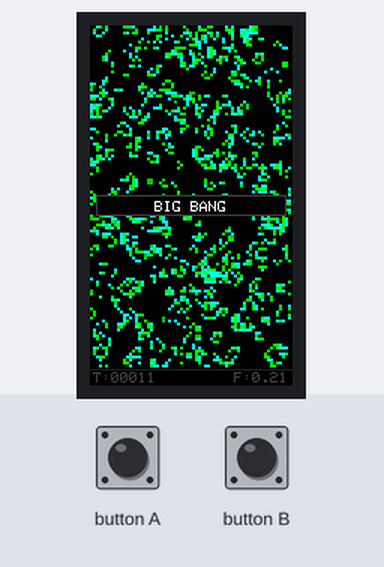
Bench run of a program on a simulated ESP32. On the bench: 135×240 colour display. Inputs (shaded band) come from the test bench. Random numbers use the default seed unless the program sets one.

Above: at 5.0 s.
5.1 s: button A pressed for 0.15 s
At 5.29 s:
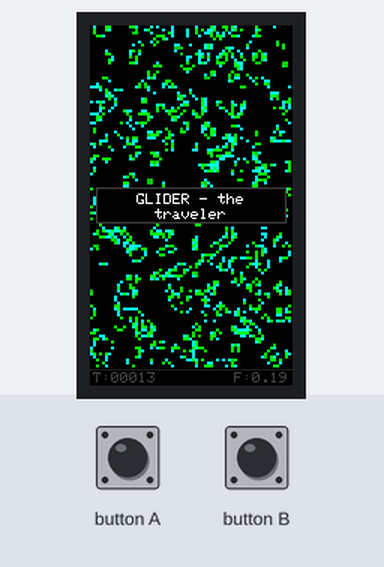
6.9 s: button B pressed for 0.15 s
At 7.06 s:
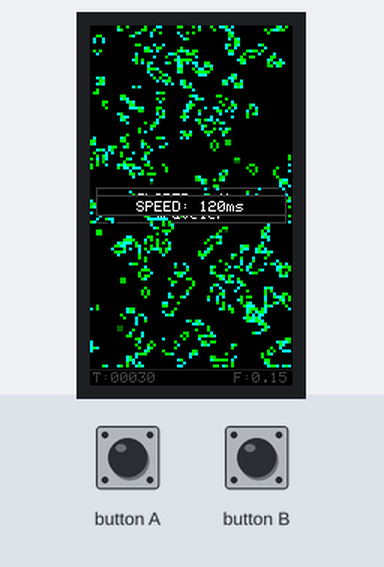
8.9 s: button A pressed for 1 s
At 9.13 s:
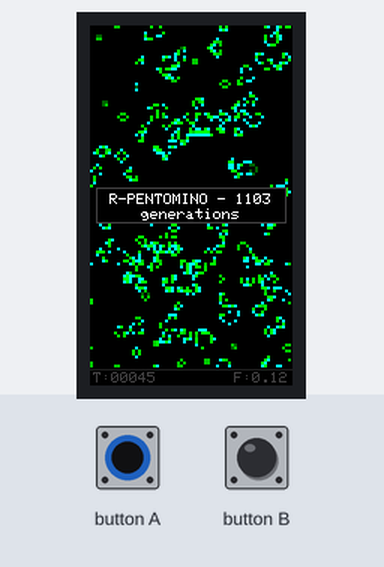
11.4 s: button A pressed for 0.15 s
At 11.63 s:
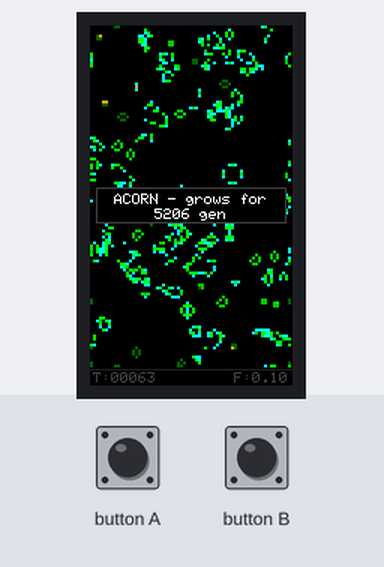
13.4 s: button A pressed for 3.2 s
At 13.58 s:
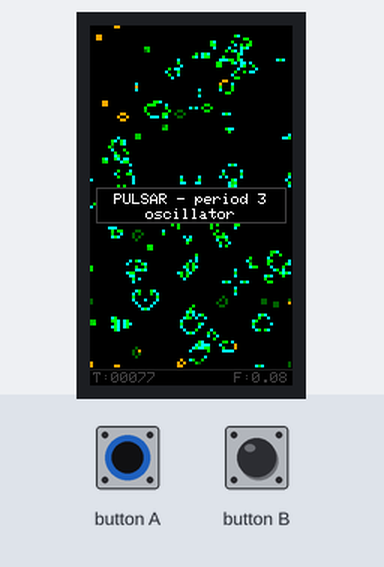
18.1 s: button B pressed for 1 s
At 18.3 s:
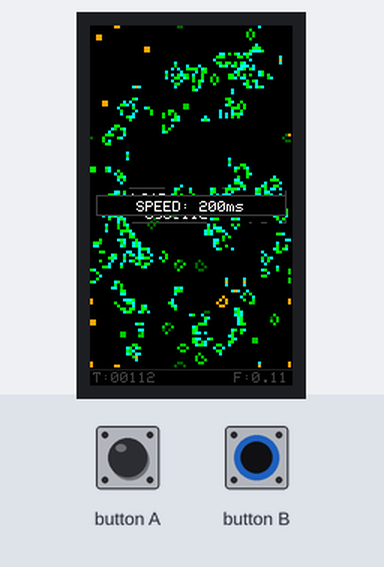

The program:

main.cpp
```cpp
#include <Arduino.h>
#include <M5StickCPlus2.h>

// ── Display (portrait) ────────────────────────────────────────
#define W 135   // rotation 0 → 135 wide
#define H 240   //              240 tall

// ── Grid ──────────────────────────────────────────────────────
#define CELL 2
#define COLS 67    // 67*2 = 134 px wide
#define ROWS 114   // 114*2 = 228 px; grid y 0..227
                   // separator y 229; HUD y 230..239

static uint8_t grid[ROWS][COLS];
static uint8_t next[ROWS][COLS];
static uint8_t age[ROWS][COLS];

// ── State ─────────────────────────────────────────────────────
static uint32_t turingCycle = 0;
static uint8_t  extCount     = 0;   // consecutive gens with < 8 cells
static int      patternIndex = 0;   // BtnA pattern cycle 0..3

static const uint16_t SPEEDS[] = {80, 120, 200};
static uint8_t  speedIdx     = 0;
static uint16_t currentSpeed = 80;

// ── Toast overlay ─────────────────────────────────────────────
static char     toastText[32] = "";
static uint32_t toastUntil    = 0;

// ── Patterns (no PROGMEM) ─────────────────────────────────────
static const int8_t GLIDER[5][2]      = {{0,1},{1,2},{2,0},{2,1},{2,2}};
static const int8_t R_PENTOMINO[5][2] = {{0,1},{0,2},{1,0},{1,1},{2,1}};
static const int8_t ACORN[7][2]       = {{0,1},{1,3},{2,0},{2,1},{2,4},{2,5},{2,6}};
// Classic period-3 pulsar, 48 cells, centered offsets (-6..+6)
static const int8_t PULSAR[48][2] = {
    {-6,-4},{-6,-3},{-6,-2},{-6,2},{-6,3},{-6,4},
    {-4,-6},{-4,-1},{-4,1},{-4,6},
    {-3,-6},{-3,-1},{-3,1},{-3,6},
    {-2,-6},{-2,-1},{-2,1},{-2,6},
    {-1,-4},{-1,-3},{-1,-2},{-1,2},{-1,3},{-1,4},
    {1,-4},{1,-3},{1,-2},{1,2},{1,3},{1,4},
    {2,-6},{2,-1},{2,1},{2,6},
    {3,-6},{3,-1},{3,1},{3,6},
    {4,-6},{4,-1},{4,1},{4,6},
    {6,-4},{6,-3},{6,-2},{6,2},{6,3},{6,4},
};

// ── Color ─────────────────────────────────────────────────────
inline uint16_t ageToColor(uint8_t a) {
    if (a == 0)  return 0x07FF;   // cyan
    if (a <= 4)  return 0x07E0;   // bright green
    if (a <= 15) return 0x0640;   // mid green
    if (a <= 34) return 0x0300;   // dark green
    return             0xFD40;   // amber (a >= 35)
}

// ── Toast ─────────────────────────────────────────────────────
void showToast(const char* text, uint32_t durationMs) {
    strncpy(toastText, text, 31);
    toastText[31] = '\0';
    toastUntil = millis() + durationMs;
}

// Portrait toast: narrow (135 px) so long strings wrap to two lines,
// split at the last space that fits. Self-contained write block;
// grid pixels behind it recover on the next drawDiff() pass.
void drawToast() {
    if (millis() >= toastUntil) return;
    auto& D = StickCP2.Display;

    const int boxX = 4, boxW = 127;   // inner width ~123 px → ~20 chars/line
    const int maxChars = 20;
    const int len = (int)strlen(toastText);

    char l1[24] = "", l2[24] = "";
    if (len <= maxChars) {
        strncpy(l1, toastText, 23); l1[23] = '\0';
    } else {
        int sp = -1;
        for (int i = 0; i < len && i <= maxChars; i++)
            if (toastText[i] == ' ') sp = i;
        if (sp < 0) sp = maxChars;          // no space → hard split
        int n1 = (sp > 23) ? 23 : sp;
        strncpy(l1, toastText, n1); l1[n1] = '\0';
        int start = (toastText[sp] == ' ') ? sp + 1 : sp;
        strncpy(l2, toastText + start, 23); l2[23] = '\0';
    }

    const bool twoLines = (l2[0] != '\0');
    const int  boxH = twoLines ? 24 : 14;
    const int  boxY = H/2 - boxH/2;

    D.startWrite();
    D.fillRect(boxX, boxY, boxW, boxH, TFT_BLACK);
    D.drawRect(boxX, boxY, boxW, boxH, 0x4208);
    D.setTextSize(1);
    D.setTextColor(TFT_WHITE, TFT_BLACK);
    if (twoLines) {
        D.setCursor(boxX + (boxW - (int)strlen(l1)*6)/2, boxY + 4);  D.print(l1);
        D.setCursor(boxX + (boxW - (int)strlen(l2)*6)/2, boxY + 14); D.print(l2);
    } else {
        D.setCursor(boxX + (boxW - (int)strlen(l1)*6)/2, boxY + 4);  D.print(l1);
    }
    D.endWrite();
}

// ── Core functions ────────────────────────────────────────────
int measureMass() {
    int n = 0;
    for (int r = 0; r < ROWS; r++)
        for (int c = 0; c < COLS; c++)
            n += grid[r][c];
    return n;
}

void bigBang() {
    randomSeed(esp_random());
    for (int r = 0; r < ROWS; r++)
        for (int c = 0; c < COLS; c++) {
            grid[r][c] = (random(100) < 32) ? 1 : 0;
            age[r][c]  = 0;
        }
    turingCycle = 0;
    extCount    = 0;
}

void drawFull() {
    StickCP2.Display.startWrite();
    StickCP2.Display.fillRect(0, 0, COLS*CELL, ROWS*CELL, TFT_BLACK);
    for (int r = 0; r < ROWS; r++)
        for (int c = 0; c < COLS; c++)
            if (grid[r][c])
                StickCP2.Display.fillRect(
                    c*CELL, r*CELL, CELL, CELL, ageToColor(age[r][c]));
    StickCP2.Display.endWrite();
}

void cosmicReset() {
    bigBang();
    drawFull();
}

void advanceTuringMachine() {
    for (int r = 0; r < ROWS; r++) {
        for (int c = 0; c < COLS; c++) {
            int n = 0;
            for (int dr = -1; dr <= 1; dr++)
                for (int dc = -1; dc <= 1; dc++) {
                    if (dr == 0 && dc == 0) continue;
                    n += grid[(r+dr+ROWS)%ROWS][(c+dc+COLS)%COLS];
                }
            next[r][c] = grid[r][c]
                ? (n == 2 || n == 3 ? 1 : 0)
                : (n == 3           ? 1 : 0);
            // age updated here so drawDiff can compare old vs new bracket
            if (next[r][c] && grid[r][c])
                age[r][c] = (age[r][c] < 255) ? age[r][c] + 1 : 255;
            else
                age[r][c] = 0;
        }
    }
}

// Called AFTER advanceTuringMachine(), BEFORE memcpy().
// age[] is already updated; for survivors old age = age[r][c]-1.
void drawDiff() {
    StickCP2.Display.startWrite();
    for (int r = 0; r < ROWS; r++) {
        for (int c = 0; c < COLS; c++) {
            const bool alive    = next[r][c];
            const bool wasAlive = grid[r][c];
            if (alive != wasAlive) {
                StickCP2.Display.fillRect(c*CELL, r*CELL, CELL, CELL,
                    alive ? ageToColor(age[r][c]) : TFT_BLACK);
            } else if (alive && age[r][c] > 0) {
                if (ageToColor(age[r][c] - 1) != ageToColor(age[r][c]))
                    StickCP2.Display.fillRect(c*CELL, r*CELL, CELL, CELL,
                        ageToColor(age[r][c]));
            }
        }
    }
    StickCP2.Display.endWrite();
}

// HUD strip — clean, two values. D.printf crashes on nano-newlib;
// use snprintf+print everywhere.
void drawHUD() {
    auto& D = StickCP2.Display;
    D.startWrite();
    D.drawFastHLine(0, 229, W, 0x2104);       // dark separator above HUD
    D.fillRect(0, 230, W, 10, TFT_BLACK);     // clear strip (y 230..239)
    D.setTextSize(1);
    D.setTextColor(0x4208, TFT_BLACK);

    // LEFT: generation counter
    char buf[16];
    snprintf(buf, sizeof(buf), "T:%05lu", (unsigned long)turingCycle);
    D.setCursor(2, 231);
    D.print(buf);

    // RIGHT: density F:X.XX (integer arithmetic, no float printf)
    const int total = ROWS * COLS;
    const int pct   = (measureMass() * 100) / total;
    buf[0]='F'; buf[1]=':';
    buf[2]='0' + pct / 100;
    buf[3]='.';
    buf[4]='0' + (pct % 100) / 10;
    buf[5]='0' + pct % 10;
    buf[6]='\0';
    D.setCursor(W - 36 - 3, 231);   // right-aligned 6-char field
    D.print(buf);

    D.endWrite();
}

// ── Pattern injection ─────────────────────────────────────────
void injectPattern(int idx) {
    const int cr = ROWS / 2, cc = COLS / 2;
    const int8_t (*pat)[2];
    int len;
    const char* msg;
    switch (idx) {
        case 0:  pat = GLIDER;      len = 5;  msg = "GLIDER - the traveler";         break;
        case 1:  pat = R_PENTOMINO; len = 5;  msg = "R-PENTOMINO - 1103 generations";break;
        case 2:  pat = ACORN;       len = 7;  msg = "ACORN - grows for 5206 gen";    break;
        default: pat = PULSAR;      len = 48; msg = "PULSAR - period 3 oscillator";  break;
    }
    for (int i = 0; i < len; i++) {
        int r = (cr + pat[i][0] + ROWS) % ROWS;
        int c = (cc + pat[i][1] + COLS) % COLS;
        grid[r][c] = 1;
    }
    drawFull();
    showToast(msg, 1800);
}

// ── Milestones ────────────────────────────────────────────────
void checkMilestone() {
    char buf[32];
    if      (turingCycle == 500)  showToast("500 generations survived", 1500);
    else if (turingCycle == 1000) showToast("a thousand cycles of life", 1500);
    else if (turingCycle == 2000) showToast("Conway would be proud", 1500);
    else if (turingCycle == 5000) showToast("still running. remarkable.", 1500);
    else if (turingCycle > 5000 && turingCycle % 5000 == 0) {
        snprintf(buf, sizeof(buf), "cycle %lu - entropy resists",
                 (unsigned long)turingCycle);
        showToast(buf, 1500);
    }
}

// ── Buttons ───────────────────────────────────────────────────
void handleButtons() {
    if (StickCP2.BtnA.wasReleasedAfterHold()) {
        showToast("COSMIC RESET", 1500);   // shown before reset executes
        cosmicReset();
    } else if (StickCP2.BtnA.wasPressed()) {
        injectPattern(patternIndex);
        patternIndex = (patternIndex + 1) % 4;
    }

    if (StickCP2.BtnB.wasPressed()) {
        speedIdx     = (speedIdx + 1) % 3;
        currentSpeed = SPEEDS[speedIdx];
        char buf[16];
        snprintf(buf, sizeof(buf), "SPEED: %ums", (unsigned)currentSpeed);
        showToast(buf, 1000);
    }
}

// ── Splash screen (portrait) ──────────────────────────────────
void showSplash() {
    auto& D = StickCP2.Display;
    D.fillScreen(TFT_BLACK);
    D.startWrite();

    D.setTextSize(1); D.setTextColor(0x4208, TFT_BLACK);
    D.setCursor((W - 21*6)/2, 40); D.print("Conway's Game of Life");

    // Title stacked (TextSize 2 won't fit on one portrait line)
    D.setTextSize(2); D.setTextColor(TFT_WHITE, TFT_BLACK);
    D.setCursor((W - 8*12)/2, 70); D.print("AUTOMATA");
    D.setCursor((W - 5*12)/2, 90); D.print("VITAE");

    D.drawFastHLine(10, 120, W - 20, 0x4208);

    // Quote, wrapped for narrow width
    D.setTextSize(1); D.setTextColor(0xAD55, TFT_BLACK);
    D.setCursor((W - 17*6)/2, 135); D.print("\"Any sufficiently");
    D.setCursor((W - 14*6)/2, 147); D.print("complex system");
    D.setCursor((W - 15*6)/2, 159); D.print("becomes alive.\"");

    D.setTextColor(0x4208, TFT_BLACK);
    D.setCursor((W - 19*6)/2, 210); D.print("- J.H. Conway, 1970");

    D.endWrite();
    delay(2500);
}

// ── Boot countdown ────────────────────────────────────────────
void showBootSequence() {
    auto& D = StickCP2.Display;
    D.setTextSize(1);
    D.setTextColor(TFT_WHITE, TFT_BLACK);

    D.startWrite();
    D.fillScreen(TFT_BLACK);
    D.setCursor((W - 15*6)/2, H/2 - 4);   // "initializing..." = 15 chars
    D.print("initializing...");
    D.endWrite();
    delay(500);

    D.startWrite();
    D.fillScreen(TFT_BLACK);
    D.setCursor((W - 19*6)/2, H/2 - 4);   // "let there be light." = 19 chars
    D.print("let there be light.");
    D.endWrite();
    delay(500);

    D.startWrite();
    D.fillScreen(TFT_BLACK);
    D.endWrite();
}

// ── Setup ─────────────────────────────────────────────────────
void setup() {
    StickCP2.begin(M5.config());
    StickCP2.Display.setRotation(0);   // portrait
    StickCP2.Display.setBrightness(180);

    showSplash();
    showBootSequence();

    bigBang();
    drawFull();
    drawHUD();
    showToast("BIG BANG", 1500);
}

// ── Loop ──────────────────────────────────────────────────────
void loop() {
    StickCP2.update();
    handleButtons();
    advanceTuringMachine();
    drawDiff();
    memcpy(grid, next, sizeof(grid));
    turingCycle++;

    checkMilestone();

    // Auto-reset: < 8 cells for 40 consecutive generations
    if (measureMass() < 8) {
        if (++extCount >= 40) {
            showToast("EXTINCTION - restarting", 1200);
            drawToast();          // render now, before the blocking hold
            delay(1200);
            cosmicReset();
            return;
        }
    } else {
        extCount = 0;
    }

    drawHUD();
    drawToast();
    delay(currentSpeed);
}
```
